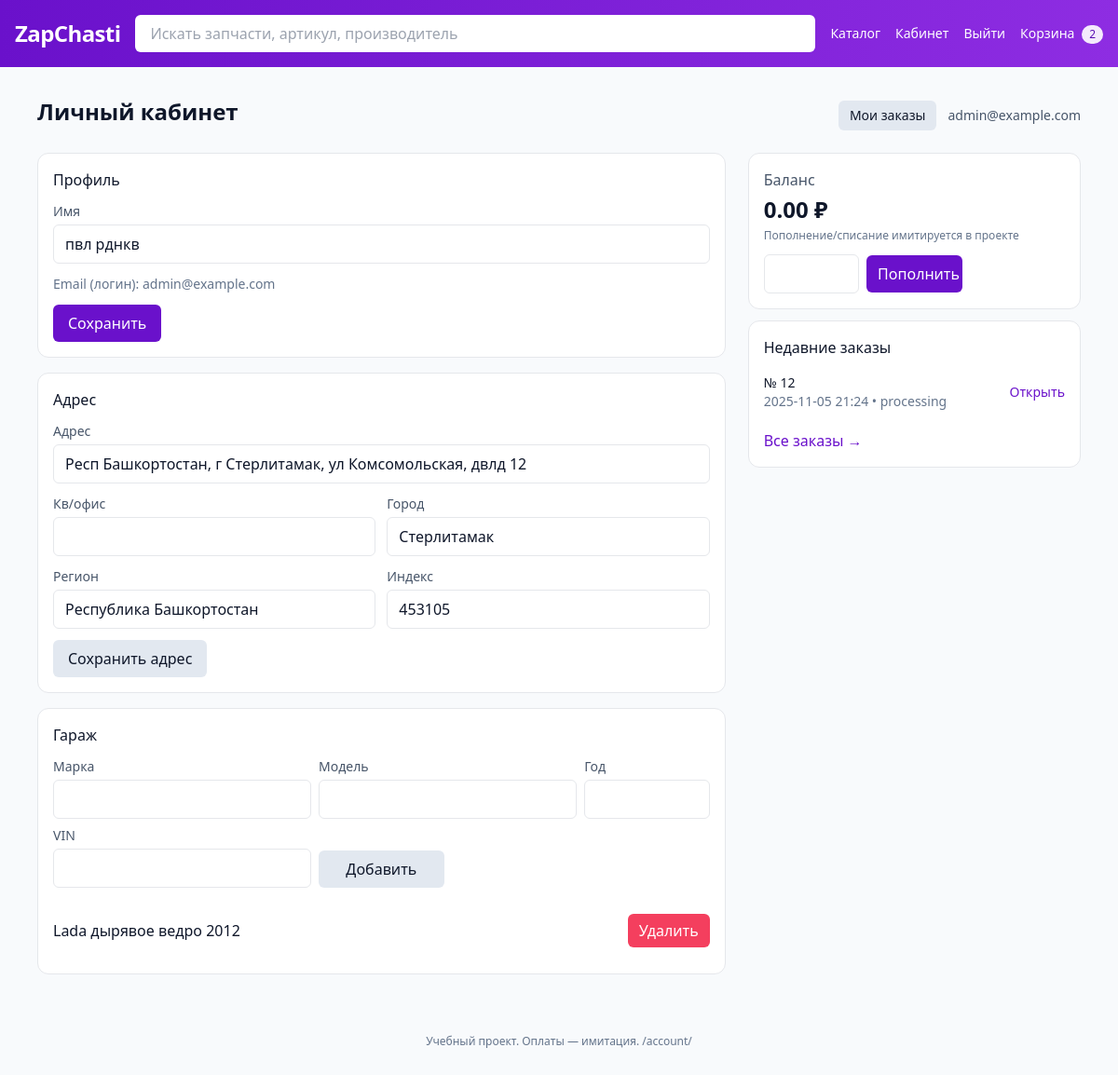
Page /account/ (signed in) on the committed database.
### apps/accounts/models.py (models this page shows, shortened)
class User(AbstractUser):
    username = None  # remove username field from AbstractUser
    email = models.EmailField("Адрес электронной почты", unique=True)
    name = models.CharField("Имя", max_length=150, blank=True)
    role = models.CharField(
        "Роль",
        max_length=10,
        choices=(
            ("user", "Пользователь"),
            ("admin", "Администратор"),
        ),
        default="user",
    )
    balance = models.DecimalField("Баланс", max_digits=12, decimal_places=2, default=0)
    USERNAME_FIELD = "email"
    REQUIRED_FIELDS = []
    objects = UserManager()
    class Meta:
        verbose_name = "Пользователь"
        verbose_name_plural = "Пользователи"

class Address(models.Model):
    user = models.OneToOneField('accounts.User', verbose_name='Пользователь', on_delete=models.CASCADE, related_name='address')
    line1 = models.CharField("Адрес", max_length=255, blank=True)
    line2 = models.CharField("Квартира/офис", max_length=255, blank=True)
    city = models.CharField("Город", max_length=120, blank=True)
    region = models.CharField("Регион", max_length=120, blank=True)
    postal_code = models.CharField("Индекс", max_length=20, blank=True)
    phone = models.CharField("Телефон", max_length=32, blank=True)
    created_at = models.DateTimeField("Дата создания", default=timezone.now)
    updated_at = models.DateTimeField("Дата обновления", auto_now=True)
    class Meta:
        verbose_name = "Адрес"
        verbose_name_plural = "Адреса"

class GarageVehicle(models.Model):
    user = models.ForeignKey('accounts.User', verbose_name='Пользователь', on_delete=models.CASCADE, related_name='garage')
    make = models.CharField("Марка", max_length=60)
    model = models.CharField("Модель", max_length=60)
    year = models.PositiveIntegerField("Год", null=True, blank=True)
    vin = models.CharField("VIN", max_length=32, blank=True)
    created_at = models.DateTimeField("Дата добавления", default=timezone.now)
    class Meta:
        ordering = ['-created_at']
        verbose_name = "Автомобиль"
        verbose_name_plural = "Автомобили"

### apps/orders/models.py (models this page shows, shortened)
class Order(models.Model):
    STATUS_CHOICES = (
        ("created", "Создан"),
        ("paid", "Оплачен"),
        ("failed", "Ошибка оплаты"),
        ("canceled", "Отменён"),
    )
    FULFILLMENT_CHOICES = (
        ("placed", "Оформлен"),
        ("packed", "Собран"),
        ("shipped", "Отправлен"),
        ("ready", "Доставлен в пункт выдачи"),
    )
    PAYMENT_METHOD_CHOICES = (
        ("wallet", "Кошелёк"),
        ("card", "Карта"),
        ("balance", "Баланс"),
    )
    user = models.ForeignKey(settings.AUTH_USER_MODEL, verbose_name="Пользователь", on_delete=models.CASCADE, related_name="orders")
    total = models.DecimalField("Сумма заказа", max_digits=12, decimal_places=2, default=0)
    status = models.CharField("Статус оплаты", max_length=10, choices=STATUS_CHOICES, default="created")
    payment_method = models.CharField("Способ оплаты", max_length=10, choices=PAYMENT_METHOD_CHOICES)
    fulfillment_status = models.CharField("Статус доставки", max_length=12, choices=FULFILLMENT_CHOICES, default="placed")
    tracking_number = models.CharField("Трек-номер", max_length=32, blank=True, default="")
    created_at = models.DateTimeField("Дата создания", default=timezone.now)
    updated_at = models.DateTimeField("Дата обновления", auto_now=True)
    class Meta:
        ordering = ["-created_at"]
        verbose_name = "Заказ"
        verbose_name_plural = "Заказы"

### apps/accounts/views.py (the view, shortened to what this page needs)
# urls.py: path('account/', account_home, name='account-home'),
@login_required
def account_home(request):
    user = request.user
    if request.method == 'GET':
        next_step = _registration_next_step(user)
        if next_step:
            return redirect(next_step)
    addr, _ = Address.objects.get_or_create(user=user)
    form = ProfileForm(instance=user)
    address_form = AddressForm(instance=addr)
    topup_form = TopUpForm()
    garage = user.garage.all()
    garage_form = GarageVehicleForm()
    recent_orders = user.orders.all().order_by('-created_at')[:5]
    context = {
        'form': form,
        'address_form': address_form,
        'topup_form': topup_form,
        'garage': garage,
        'garage_form': garage_form,
        'recent_orders': recent_orders,
    }
    return render(request, 'accounts/account.html', context)

### apps/accounts/forms.py
class ProfileForm(forms.ModelForm):
    class Meta:
        model = User
        fields = ["name"]
        widgets = {
            "name": forms.TextInput(attrs={"class": "w-full rounded-md border px-3 py-2"}),
        }

class AddressForm(forms.ModelForm):
    class Meta:
        model = Address
        fields = ["line1", "line2", "city", "region", "postal_code", "phone"]
        widgets = {
            "line1": forms.TextInput(attrs={"class": "w-full rounded-md border px-3 py-2"}),
            "line2": forms.TextInput(attrs={"class": "w-full rounded-md border px-3 py-2"}),
            "city": forms.TextInput(attrs={"class": "w-full rounded-md border px-3 py-2"}),
            "region": forms.TextInput(attrs={"class": "w-full rounded-md border px-3 py-2"}),
            "postal_code": forms.TextInput(attrs={"class": "w-full rounded-md border px-3 py-2"}),
            "phone": forms.TextInput(attrs={"class": "w-full rounded-md border px-3 py-2"}),
        }
    def __init__(self, *args, **kwargs):
        super().__init__(*args, **kwargs)
        self.fields["city"].required = True
        self.fields["line1"].required = True
        self.fields["phone"].required = True

### apps/accounts/views.py (called while the page is built)
def _registration_next_step(user) -> str | None:
    if not (user.first_name and user.last_name):
        return '/register/step2/'
    addr = getattr(user, 'address', None)
    if addr is None or not ((addr.city or '').strip() and (addr.line1 or '').strip() and (addr.phone or '').strip()):
        return '/register/step3/'
    if not user.garage.exists():
        return '/register/step4/'
    return None

### apps/templates/accounts/account.html (shortened to what this page needs)
{% extends 'base.html' %}
{% block content %}
  <div class="flex items-baseline justify-between mb-6">
    <h1 class="text-2xl font-semibold">Личный кабинет</h1>
    <div class="flex items-center gap-3">
      <button id="open-orders-modal" class="px-3 py-1.5 rounded-md bg-slate-200 hover:bg-slate-300 text-sm">Мои заказы</button>
      <div class="text-sm text-slate-600">{{ request.user.email }}</div>
    </div>
  </div>
  <div class="grid grid-cols-1 md:grid-cols-3 gap-6">
    <section class="md:col-span-2 space-y-4">
      <div class="rounded-xl border bg-white p-4">
        <h2 class="font-medium mb-3">Профиль</h2>
        <form method="post" action="/account/" class="space-y-3">
          <div>
            <label class="block text-sm text-slate-600 mb-1">Имя</label>
            {{ form.name }}
          </div>
          <div class="text-sm text-slate-500">Email (логин): {{ request.user.email }}</div>
          <div>
            <button class="px-4 py-2 rounded-md bg-brand-600 text-white hover:bg-brand-700">Сохранить</button>
          </div>
        </form>
      </div>
      <div class="rounded-xl border bg-white p-4">
        <h2 class="font-medium mb-3">Адрес</h2>
        <form method="post" action="/account/" class="grid grid-cols-1 md:grid-cols-2 gap-3">
          <div class="md:col-span-2">
            <label class="block text-sm text-slate-600 mb-1">Адрес</label>
            {{ address_form.line1 }}
          </div>
          <div>
            <label class="block text-sm text-slate-600 mb-1">Кв/офис</label>
            {{ address_form.line2 }}
          </div>
          <div>
            <label class="block text-sm text-slate-600 mb-1">Город</label>
            {{ address_form.city }}
          </div>
          <div>
            <label class="block text-sm text-slate-600 mb-1">Регион</label>
            {{ address_form.region }}
          </div>
          <div>
            <label class="block text-sm text-slate-600 mb-1">Индекс</label>
            {{ address_form.postal_code }}
          </div>
          <div class="md:col-span-2">
            <button class="px-4 py-2 rounded-md bg-slate-200 hover:bg-slate-300">Сохранить адрес</button>
          </div>
        </form>
      </div>
      <div class="rounded-xl border bg-white p-4">
        <h2 class="font-medium mb-3">Гараж</h2>
        <form method="post" action="/account/garage/add/" class="grid grid-cols-2 md:grid-cols-5 gap-2 items-end">
          <div class="md:col-span-2">
            <label class="block text-sm text-slate-600 mb-1">Марка</label>
            {{ garage_form.make }}
          </div>
          <div class="md:col-span-2">
            <label class="block text-sm text-slate-600 mb-1">Модель</label>
            {{ garage_form.model }}
          </div>
          <div>
            <label class="block text-sm text-slate-600 mb-1">Год</label>
            {{ garage_form.year }}
          </div>
          <div class="md:col-span-2">
            <label class="block text-sm text-slate-600 mb-1">VIN</label>
            {{ garage_form.vin }}
          </div>
          <div>
            <button class="w-full px-4 py-2 rounded-md bg-slate-200 hover:bg-slate-300">Добавить</button>
          </div>
        </form>
        <div class="mt-4 divide-y">
          {% for v in garage %}
            <div class="py-3 flex items-center justify-between">
              <div>
                <div class="font-medium">{{ v.make }} {{ v.model }}{% if v.year %} {{ v.year }}{% endif %}</div>
              </div>
              <form method="post" action="/account/garage/{{ v.id }}/delete/">
                <button class="px-3 py-1.5 rounded-md bg-rose-500 text-white hover:bg-rose-600">Удалить</button>
              </form>
            </div>
          {% empty %}
            <div class="py-4 text-slate-600">Гараж пуст. Добавьте автомобиль.</div>
          {% endfor %}
        </div>
      </div>
    </section>
    <aside class="space-y-3">
      <div class="rounded-xl border bg-white p-4">
        <div class="text-slate-600">Баланс</div>
        <div class="text-2xl font-bold mt-1">{{ request.user.balance }} ₽</div>
        <div class="text-xs text-slate-500 mt-1">Пополнение/списание имитируется в проекте</div>
        <form method="post" action="/account/" class="mt-3 grid grid-cols-3 gap-2 items-center">
          {{ topup_form.amount }}
          <button class="col-span-1 px-3 py-2 rounded-md bg-brand-600 text-white hover:bg-brand-700">Пополнить</button>
        </form>
      </div>
      <div class="rounded-xl border bg-white p-4">
        <div class="font-medium mb-2">Недавние заказы</div>
        <div class="divide-y text-sm">
          {% for o in recent_orders %}
            <div class="py-2 flex items-center justify-between">
              <div>
                <div class="font-medium">№ {{ o.id }}</div>
                <div class="text-slate-500">{{ o.created_at|date:"Y-m-d H:i" }} • {{ o.get_status_display }}</div>
              </div>
              <a class="text-brand-600 hover:underline" href="/account/orders/{{ o.id }}/">Открыть</a>
            </div>
          {% empty %}
            <div class="py-2 text-slate-600">Пока нет заказов</div>
          {% endfor %}
        </div>
        <div class="mt-3">
          <a class="text-brand-600 hover:underline" href="/account/orders/">Все заказы →</a>
        </div>
      </div>
    </aside>
  </div>
{% endblock %}

### rows in the picture
User: user.email "admin@example.com", name "пвл рднкв", user.balance "0.00"
Address: line1 "Респ Башкортостан, г Стерлитамак, ул Комсомольская, двлд 12", city "Стерлитамак", region "Республика Башкортостан", postal_code "453105"
GarageVehicle: make "Lada", model "дырявое ведро", year "2012"
Order: id "12", created_at "2025-11-05 21:24", status "processing"

### other values in the picture
{{ request.path }} "/account/"
